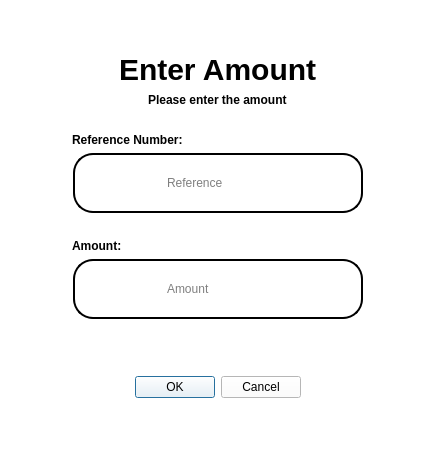
<?xml version="1.0" encoding="UTF-8"?>
<ui version="4.0">
 <class>Dialog</class>
 <widget class="QDialog" name="Dialog">
  <property name="geometry">
   <rect>
    <x>0</x>
    <y>0</y>
    <width>436</width>
    <height>460</height>
   </rect>
  </property>
  <property name="sizePolicy">
   <sizepolicy hsizetype="Expanding" vsizetype="Expanding">
    <horstretch>0</horstretch>
    <verstretch>0</verstretch>
   </sizepolicy>
  </property>
  <property name="windowTitle">
   <string>Dialog</string>
  </property>
  <property name="styleSheet">
   <string notr="true">background-color:white;</string>
  </property>
  <layout class="QVBoxLayout" name="verticalLayout">
   <item>
    <spacer name="verticalSpacer_2">
     <property name="orientation">
      <enum>Qt::Orientation::Vertical</enum>
     </property>
     <property name="sizeHint" stdset="0">
      <size>
       <width>20</width>
       <height>40</height>
      </size>
     </property>
    </spacer>
   </item>
   <item alignment="Qt::AlignmentFlag::AlignHCenter">
    <widget class="QLabel" name="label">
     <property name="styleSheet">
      <string notr="true">color:black;
font-size:30px;
font-weight:bold;</string>
     </property>
     <property name="text">
      <string>Enter Amount</string>
     </property>
    </widget>
   </item>
   <item alignment="Qt::AlignmentFlag::AlignHCenter">
    <widget class="QLabel" name="label_2">
     <property name="styleSheet">
      <string notr="true">color:black;
font-weight:bold;</string>
     </property>
     <property name="text">
      <string>Please enter the amount</string>
     </property>
    </widget>
   </item>
   <item alignment="Qt::AlignmentFlag::AlignHCenter">
    <widget class="QLabel" name="label_3">
     <property name="styleSheet">
      <string notr="true">color:black;
margin-right:180px;
margin-top:20px;
font-weight:bold;</string>
     </property>
     <property name="text">
      <string>Reference Number:</string>
     </property>
    </widget>
   </item>
   <item alignment="Qt::AlignmentFlag::AlignHCenter">
    <widget class="QLineEdit" name="lineEdit">
     <property name="styleSheet">
      <string notr="true">padding-left:90px;
padding-right:90px;
padding-top:20px;
padding-bottom:20px;
background-color:white;
color:black;
 border: 2px solid black;
 border-radius: 20px;</string>
     </property>
     <property name="text">
      <string/>
     </property>
     <property name="placeholderText">
      <string>Reference</string>
     </property>
     <property name="clearButtonEnabled">
      <bool>true</bool>
     </property>
    </widget>
   </item>
   <item alignment="Qt::AlignmentFlag::AlignHCenter">
    <widget class="QLabel" name="label_4">
     <property name="styleSheet">
      <string notr="true">color:black;
margin-right:240px;
margin-top:20px;
font-weight:bold;</string>
     </property>
     <property name="text">
      <string>Amount:</string>
     </property>
    </widget>
   </item>
   <item alignment="Qt::AlignmentFlag::AlignHCenter">
    <widget class="QLineEdit" name="lineEdit_2">
     <property name="styleSheet">
      <string notr="true">padding-left:90px;
padding-right:90px;
padding-top:20px;
padding-bottom:20px;
background-color:white;
color:black;
 border: 2px solid black;
 border-radius: 20px;</string>
     </property>
     <property name="text">
      <string/>
     </property>
     <property name="maxLength">
      <number>32768</number>
     </property>
     <property name="readOnly">
      <bool>true</bool>
     </property>
     <property name="placeholderText">
      <string>Amount</string>
     </property>
     <property name="clearButtonEnabled">
      <bool>false</bool>
     </property>
    </widget>
   </item>
   <item>
    <spacer name="verticalSpacer_3">
     <property name="orientation">
      <enum>Qt::Orientation::Vertical</enum>
     </property>
     <property name="sizeHint" stdset="0">
      <size>
       <width>20</width>
       <height>40</height>
      </size>
     </property>
    </spacer>
   </item>
   <item alignment="Qt::AlignmentFlag::AlignHCenter">
    <widget class="QDialogButtonBox" name="buttonBox">
     <property name="sizePolicy">
      <sizepolicy hsizetype="Expanding" vsizetype="Expanding">
       <horstretch>0</horstretch>
       <verstretch>0</verstretch>
      </sizepolicy>
     </property>
     <property name="cursor">
      <cursorShape>PointingHandCursor</cursorShape>
     </property>
     <property name="styleSheet">
      <string notr="true">color:black;
</string>
     </property>
     <property name="orientation">
      <enum>Qt::Orientation::Horizontal</enum>
     </property>
     <property name="standardButtons">
      <set>QDialogButtonBox::StandardButton::Cancel|QDialogButtonBox::StandardButton::Ok</set>
     </property>
     <property name="centerButtons">
      <bool>true</bool>
     </property>
    </widget>
   </item>
   <item>
    <spacer name="verticalSpacer">
     <property name="orientation">
      <enum>Qt::Orientation::Vertical</enum>
     </property>
     <property name="sizeHint" stdset="0">
      <size>
       <width>20</width>
       <height>40</height>
      </size>
     </property>
    </spacer>
   </item>
  </layout>
 </widget>
 <resources/>
 <connections>
  <connection>
   <sender>buttonBox</sender>
   <signal>accepted()</signal>
   <receiver>Dialog</receiver>
   <slot>accept()</slot>
   <hints>
    <hint type="sourcelabel">
     <x>248</x>
     <y>254</y>
    </hint>
    <hint type="destinationlabel">
     <x>157</x>
     <y>274</y>
    </hint>
   </hints>
  </connection>
  <connection>
   <sender>buttonBox</sender>
   <signal>rejected()</signal>
   <receiver>Dialog</receiver>
   <slot>reject()</slot>
   <hints>
    <hint type="sourcelabel">
     <x>316</x>
     <y>260</y>
    </hint>
    <hint type="destinationlabel">
     <x>286</x>
     <y>274</y>
    </hint>
   </hints>
  </connection>
 </connections>
</ui>
